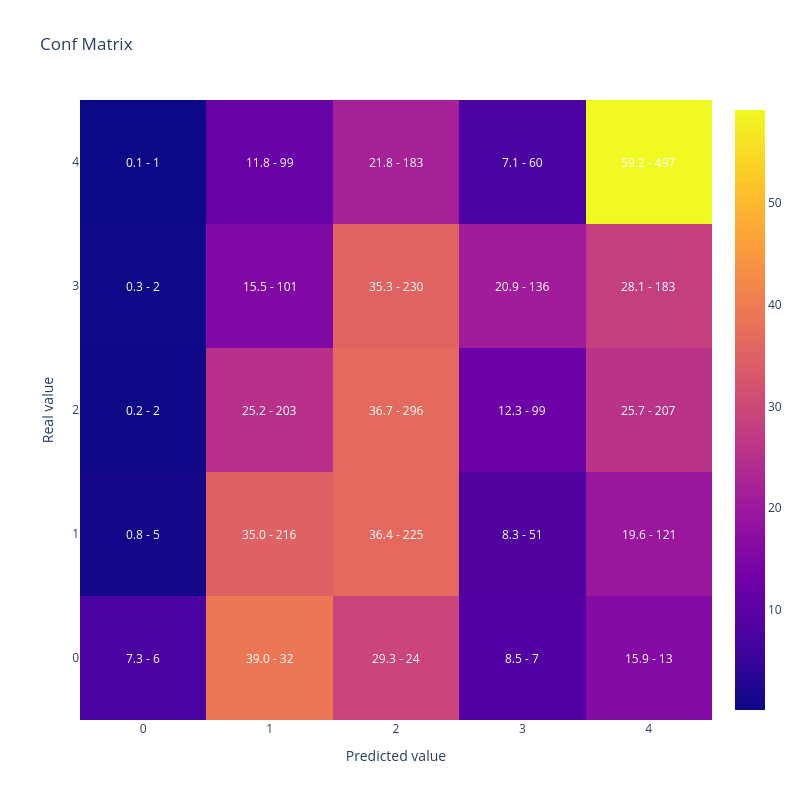

Notebook cell for this chart:
### Code cell
#Vamos a replicar el resultado de la optimizacion reentrenando el modelo con el mejor conjunto de hiperparametros
#Generamos parametros incluyendo los fijos y la mejor solución que encontro optuna
lgb_params =  {      
                        'objective': 'multiclass',
                        'verbosity':-1,
                        'num_class': len(y_train.unique())} | study.best_params

lgb_train_dataset = lgb.Dataset(data=X_train,
                                label=y_train)


#Entreno
lgb_model = lgb.train(lgb_params,
                    lgb_train_dataset)

#Muestro matriz de confusion y kappa
display(plot_confusion_matrix(y_test,lgb_model.predict(X_test).argmax(axis=1)))

cohen_kappa_score(y_test,lgb_model.predict(X_test).argmax(axis=1),
                             weights = 'quadratic')

### Figure 1 — Plotly figure (JSON) as saved in the notebook; plotly's stock layout.template omitted (floating-point values rounded to 4 significant figures)
{"data": [{"type": "heatmap", "x": [0, 1, 2, 3, 4], "y": [0, 1, 2, 3, 4], "z": [[7.317, 39.02, 29.27, 8.537, 15.85], [0.8091, 34.95, 36.41, 8.252, 19.58], [0.2478, 25.15, 36.68, 12.27, 25.65], [0.3067, 15.49, 35.28, 20.86, 28.07], [0.119, 11.79, 21.79, 7.143, 59.17]]}], "layout": {"annotations": [{"font": {"color": "white"}, "showarrow": false, "text": "7.3 - 6", "x": 0, "xref": "x", "y": 0, "yref": "y"}, {"font": {"color": "white"}, "showarrow": false, "text": "39.0 - 32", "x": 1, "xref": "x", "y": 0, "yref": "y"}, {"font": {"color": "white"}, "showarrow": false, "text": "29.3 - 24", "x": 2, "xref": "x", "y": 0, "yref": "y"}, {"font": {"color": "white"}, "showarrow": false, "text": "8.5 - 7", "x": 3, "xref": "x", "y": 0, "yref": "y"}, {"font": {"color": "white"}, "showarrow": false, "text": "15.9 - 13", "x": 4, "xref": "x", "y": 0, "yref": "y"}, {"font": {"color": "white"}, "showarrow": false, "text": "0.8 - 5", "x": 0, "xref": "x", "y": 1, "yref": "y"}, {"font": {"color": "white"}, "showarrow": false, "text": "35.0 - 216", "x": 1, "xref": "x", "y": 1, "yref": "y"}, {"font": {"color": "white"}, "showarrow": false, "text": "36.4 - 225", "x": 2, "xref": "x", "y": 1, "yref": "y"}, {"font": {"color": "white"}, "showarrow": false, "text": "8.3 - 51", "x": 3, "xref": "x", "y": 1, "yref": "y"}, {"font": {"color": "white"}, "showarrow": false, "text": "19.6 - 121", "x": 4, "xref": "x", "y": 1, "yref": "y"}, {"font": {"color": "white"}, "showarrow": false, "text": "0.2 - 2", "x": 0, "xref": "x", "y": 2, "yref": "y"}, {"font": {"color": "white"}, "showarrow": false, "text": "25.2 - 203", "x": 1, "xref": "x", "y": 2, "yref": "y"}, {"font": {"color": "white"}, "showarrow": false, "text": "36.7 - 296", "x": 2, "xref": "x", "y": 2, "yref": "y"}, {"font": {"color": "white"}, "showarrow": false, "text": "12.3 - 99", "x": 3, "xref": "x", "y": 2, "yref": "y"}, {"font": {"color": "white"}, "showarrow": false, "text": "25.7 - 207", "x": 4, "xref": "x", "y": 2, "yref": "y"}, {"font": {"color": "white"}, "showarrow": false, "text": "0.3 - 2", "x": 0, "xref": "x", "y": 3, "yref": "y"}, {"font": {"color": "white"}, "showarrow": false, "text": "15.5 - 101", "x": 1, "xref": "x", "y": 3, "yref": "y"}, {"font": {"color": "white"}, "showarrow": false, "text": "35.3 - 230", "x": 2, "xref": "x", "y": 3, "yref": "y"}, {"font": {"color": "white"}, "showarrow": false, "text": "20.9 - 136", "x": 3, "xref": "x", "y": 3, "yref": "y"}, {"font": {"color": "white"}, "showarrow": false, "text": "28.1 - 183", "x": 4, "xref": "x", "y": 3, "yref": "y"}, {"font": {"color": "white"}, "showarrow": false, "text": "0.1 - 1", "x": 0, "xref": "x", "y": 4, "yref": "y"}, {"font": {"color": "white"}, "showarrow": false, "text": "11.8 - 99", "x": 1, "xref": "x", "y": 4, "yref": "y"}, {"font": {"color": "white"}, "showarrow": false, "text": "21.8 - 183", "x": 2, "xref": "x", "y": 4, "yref": "y"}, {"font": {"color": "white"}, "showarrow": false, "text": "7.1 - 60", "x": 3, "xref": "x", "y": 4, "yref": "y"}, {"font": {"color": "white"}, "showarrow": false, "text": "59.2 - 497", "x": 4, "xref": "x", "y": 4, "yref": "y"}], "height": 800, "title": {"text": "Conf Matrix"}, "width": 800, "xaxis": {"title": {"text": "Predicted value"}}, "yaxis": {"title": {"text": "Real value"}}}}
